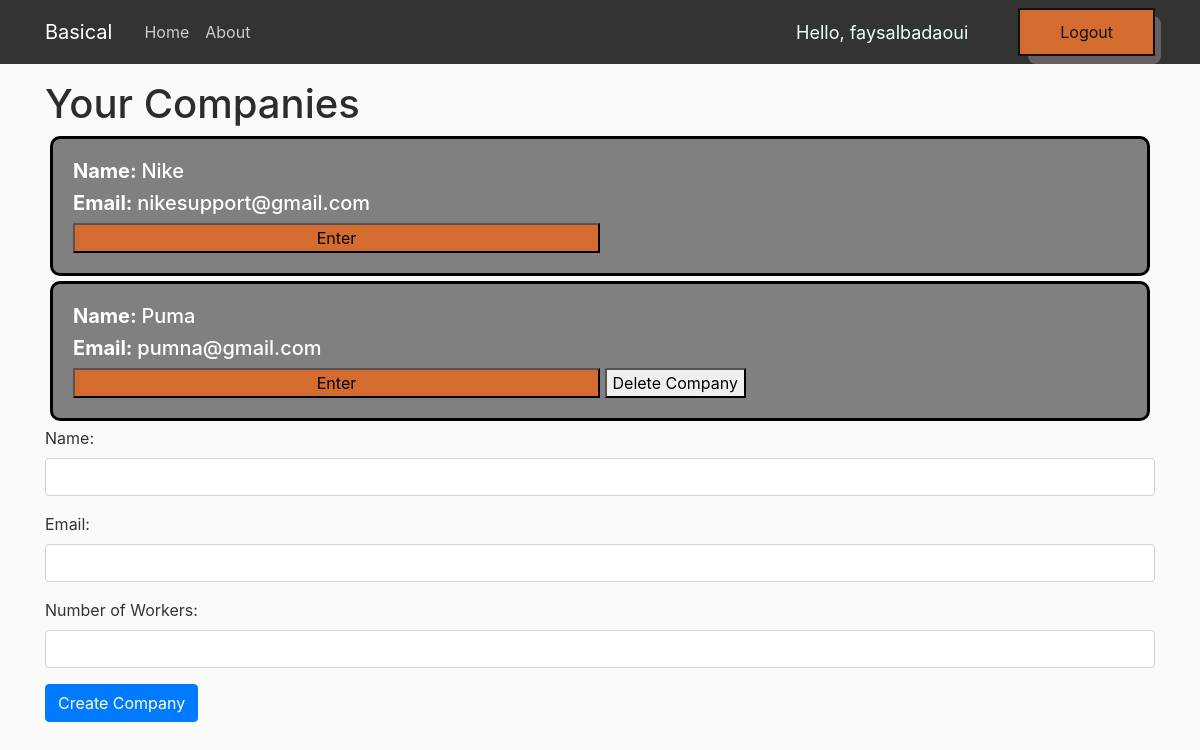
Before: / (signed in) with the older database file.
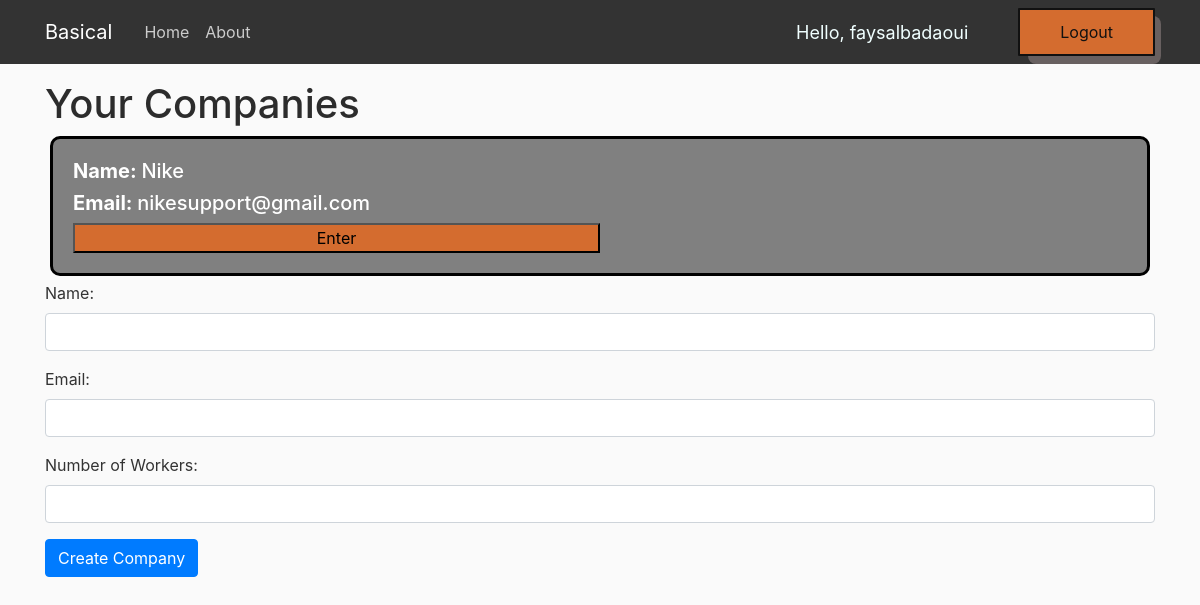
After: the same page with the newer database file.
### web/models.py (models this page shows, shortened)
class Company(models.Model):
    name = models.CharField(max_length=256)
    email_com = models.EmailField(max_length=255, unique=True, default='defaultEmail')
    num_workers = models.IntegerField(default=0)
    departments = models.ManyToManyField(Department)
    admin = models.ForeignKey(User, on_delete=models.CASCADE, related_name="created_companies", default=User.objects.first().pk)
    workers = models.ManyToManyField(User, related_name="companies")

### web/views.py (the view)
# urls.py: path('',views.home, name='web-home'),
@login_required(login_url='registration/login')
def home(request):
    companies = Company.objects.filter(workers=request.user)
    return render(request, 'web/home.html',  {'companies': companies}) #

### web/templates/web/home.html (shortened to what this page needs)
{% load static %}
<!DOCTYPE html>
<html>
    <head>
        <link rel="stylesheet" href="https://cdn.jsdelivr.net/npm/bootstrap@4.0.0/dist/css/bootstrap.min.css">
        <link rel="stylesheet" type="text/css" href="{% static 'web/home_css.css' %}">
    </head>
    <body>
        <header class="site-header">
            <nav class="navbar navbar-expand-md navbar-dark bg-steel fixed-top">
                <div class="container">
                    <a class="navbar-brand mr-4" href="/">Basical</a>
                    <div class="collapse navbar-collapse" id="navbarToggle">
                        <div class="navbar-nav mr-auto">
                            <a class="nav-item nav-link" href="/">Home</a>
                            <a class="nav-item nav-link" href="/about">About</a>
                        </div>
                        <div class="navbar-nav">
                            <span class="hello-msg">Hello, {{request.user}}</span>
                            <a href="/logout">
                                <button class="button-56" role="button">Logout</button>
                            </a>
                        </div>
                    </div>
                </div>
            </nav>
        </header>
        <div class="container">
            <h1>Your Companies</h1>
            <table>
                <tbody>
                    {% for company in companies %}
                        <tr>
                            <div style="width: 200;
                            height: 200;
                            background-color:grey;
                            border-radius: 10px;
                            border-color: black;
                            border-style: solid;
                            border-width: 3px;
                            margin: 5px;
                            padding: 20px;">
                                <h5 style="color: white;"><b>Name: </b>{{ company.name }}</h5>
                                <h5 style="color: white;"><b>Email: </b> {{ company.email_com }}</h5>
                                <a href="{% url 'company_detail' company.id %}">
                                    <button class="button-56-enter" role="button">Enter</button>
                                </a>
                                {% if request.user == company.admin %}
                                    <button class="delete-company" data-company-id="{{ company.id }}">Delete Company</button>
                                {% endif %}
                            </div>
                        </tr>
                    {% empty %}
                        <tr>
                            <td colspan="3">No companies found.</td>
                        </tr>
                    {% endfor %}
                </tbody>
            </table>
            <form method="POST" action="{% url 'create_company' %}">
                <div class="form-group">
                    <label for="name">Name:</label>
                    <input type="text" class="form-control" id="name" name="name" required>
                </div>
                <div class="form-group">
                    <label for="email_com">Email:</label>
                    <input type="email" class="form-control" name="email_com" required>
                </div>
                <div class="form-group">
                    <label for="num_workers">Number of Workers:</label>
                    <input type="number" class="form-control" id="num_workers" name="num_workers" min="0" required>
                </div>
                <button type="submit" class="btn btn-primary">Create Company</button>
            </form>
        </div>
    </body>
</html>

### web/static/web/home_css.css (style rules this page uses)
body { background: #fafafa; color: #333333; margin-top: 5rem; }
h1, h2, h3, h4, h5, h6 { color: #2c2c2c; }
.bg-steel { background-color: #333333; }
.site-header .navbar-nav .nav-link { color: #cccccc; }

### web/templates/web/home.html (style rules this page uses)
.hello-msg { font-size: 18px; color: azure; margin-right: 50px; justify-self: center; align-self: center; }
.button-56 { align-items: center; background-color: #d46c2f; border: 2px solid #111; border-radius: 1px; box-sizing: border-box; color: #111; cursor: pointer; display: flex; font-family: Inter,sans-serif; font-size: 16px; height: 48px; justify-content: center; line-height: 24px; max-width: 100%; padding: 0 25px; position: relative; text-align: center; text-decoration: none; user-select: none; -webkit-user-select: none; touch-action: manipulation; }
.button-56:after { background-color: #686060; border-radius: 8px; content: ""; display: block; height: 48px; left: 0; width: 100%; position: absolute; top: -2px; transform: translate(8px, 8px); transition: transform .2s ease-out; z-index: -1; }
.button-56-enter { background-color:#d46c2f; width: 50%; }
@media (min-width: 768px) { .button-56 { padding: 0 40px; } }

Changed rows visible on the page:
removed Company: name "Puma", email_com "pumna@gmail.com"
